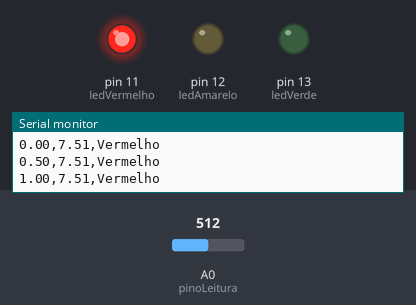
The sketch below on a simulated Arduino Uno, built with avr-gcc and run on an emulated ATmega328P. Shown: output pins drawn as LEDs (lit = HIGH), the last lines printed to the serial monitor. The inputs (shaded band) are chosen by the test bench; at power-on: A0 (pinoLeitura) = 512.

Above: at 1.3 s.
1.4 s: A0 (pinoLeitura) set to 819
2.9 s: A0 (pinoLeitura) set to 846
At 3.6 s:
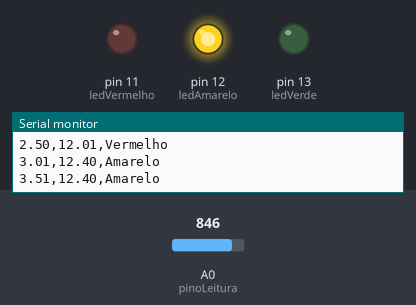
4.5 s: A0 (pinoLeitura) set to 939
6.0 s: A0 (pinoLeitura) set to 963
At 7.2 s:
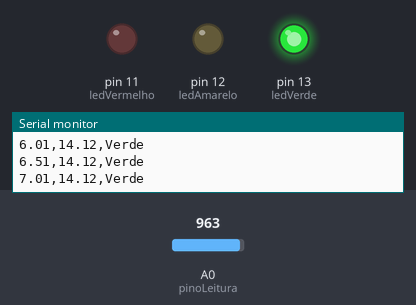
7.5 s: A0 (pinoLeitura) set to 900
At 8.6 s:
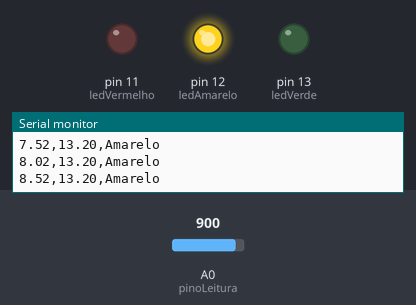
9.0 s: A0 (pinoLeitura) set to 1023
At 9.9 s:
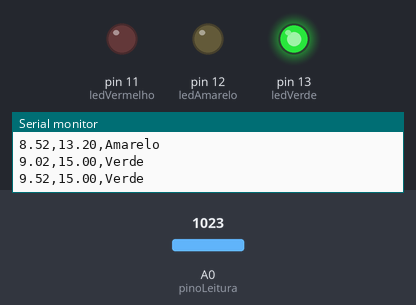
Timing chart, 0 to 11.5 s (numbered marks = the images above; inputs shaded):
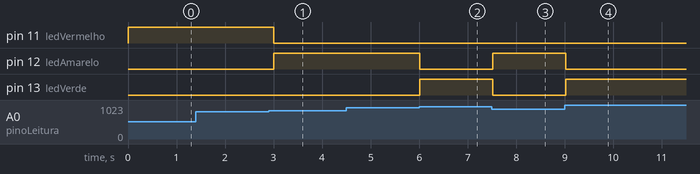

The sketch:

battery_monitor.ino
```cpp
const int pinoLeitura = A0;
const int ledVerde = 13;
const int ledAmarelo = 12;
const int ledVermelho = 11;

// Constantes dos resistores para divisão de tensão
const float R1 = 20000.0;  // 20kΩ
const float R2 = 10000.0;  // 10kΩ

void setup() {
  Serial.begin(9600);
  pinMode(ledVerde, OUTPUT);
  pinMode(ledAmarelo, OUTPUT);
  pinMode(ledVermelho, OUTPUT);
  }

void loop() {
  int valorADC = analogRead(pinoLeitura);

  // Converte a leitura (0–1023) para tensão no pino (0–5V)
  float tensaoA0 = valorADC * (5.0 / 1023.0);
  // Corrige para tensão real da fonte (antes dos resistores)
  float tensaoFonte = tensaoA0 * ((R1 + R2) / R2);

  String estado = "";

  if (tensaoFonte >= 13.9) {
    digitalWrite(ledVerde, HIGH);
    digitalWrite(ledAmarelo, LOW);
    digitalWrite(ledVermelho, LOW);
    estado = "Verde";
  }
  else if (tensaoFonte >= 12.2 && tensaoFonte < 13.9) {
    digitalWrite(ledVerde, LOW);
    digitalWrite(ledAmarelo, HIGH);
    digitalWrite(ledVermelho, LOW);
    estado = "Amarelo";
 }
  else {
    digitalWrite(ledVerde, LOW);
    digitalWrite(ledAmarelo, LOW);
    digitalWrite(ledVermelho, HIGH);
    estado = "Vermelho";
  }

  // Envia dados no formato CSV: tempo(s), tensao(V), estado
  Serial.print(millis() / 1000.0);
  Serial.print(",");
  Serial.print(tensaoFonte, 2);
  Serial.print(",");
  Serial.println(estado);

  delay(500);
}
```

Measured:
- the behaviour switches between 832 and 833 on A0 (pinoLeitura) (found by bisection; images 0 and 1)
- the behaviour switches between 947 and 948 on A0 (pinoLeitura) (found by bisection; images 1 and 2)
- after the input at 2.9 s, pin 11 (ledVermelho): HIGH → LOW after 0.11 s; pin 12 (ledAmarelo): LOW → HIGH after 0.11 s
- after the input at 6.0 s, pin 12 (ledAmarelo): HIGH → LOW at once; pin 13 (ledVerde): LOW → HIGH at once
- after the input at 7.5 s, pin 12 (ledAmarelo): LOW → HIGH at once; pin 13 (ledVerde): HIGH → LOW at once
- after the input at 9.0 s, pin 12 (ledAmarelo): HIGH → LOW at once; pin 13 (ledVerde): LOW → HIGH at once
